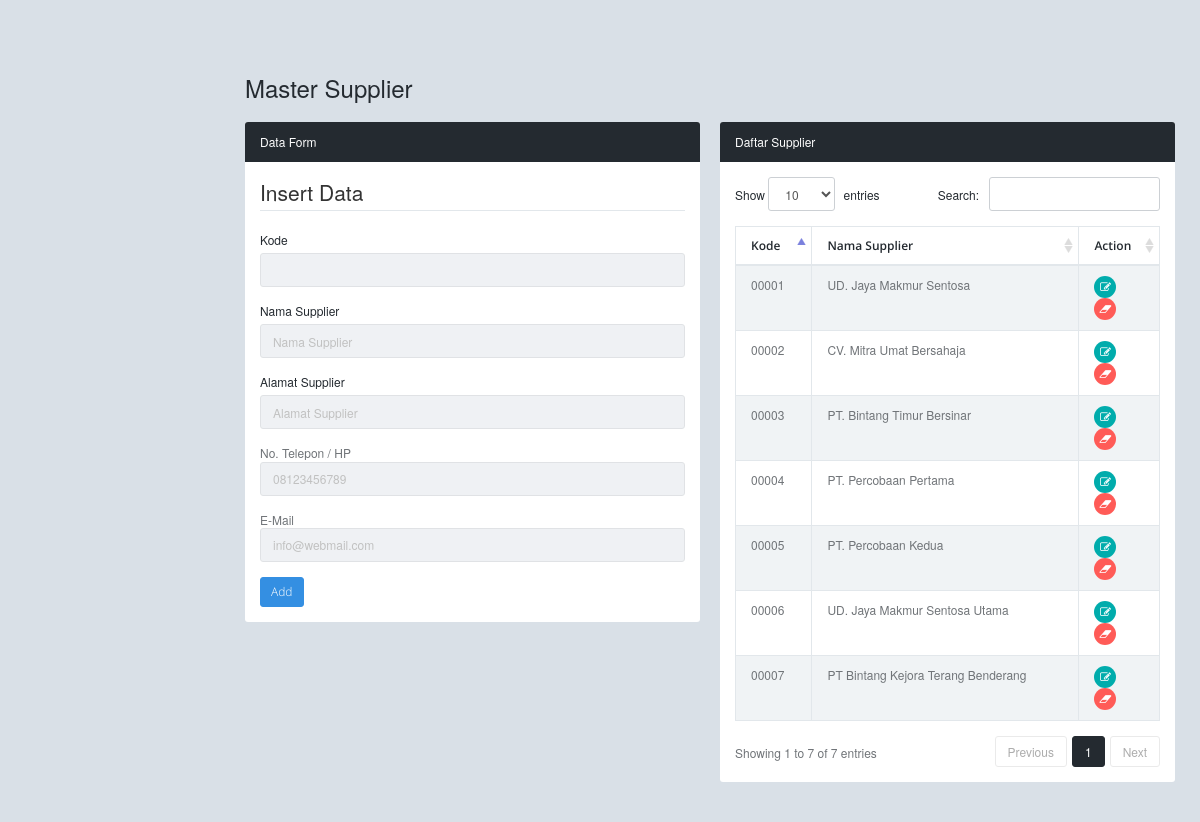
The app's page /index.php/master/mst_supplier with its own data.
### tables this page shows
CREATE TABLE `supplier` (
  `ID` bigint(20) NOT NULL AUTO_INCREMENT,
  `Kode` char(5) DEFAULT NULL,
  `Keterangan` varchar(100) DEFAULT NULL,
  PRIMARY KEY (`ID`)
);

### application/controllers/master/mst_supplier.php (called while the page is built, shortened)
<?php
class mst_supplier extends CI_Controller {
	public function __construct(){
		$this->load->model('m_mstsupplier','m_mstsupplier');
	}
	public function index(){
		$this->load->view('master/mstsupplier/mst_supplier');
	}
}

### index.php (called while the page is built, shortened)
<?php
require_once BASEPATH.'core/CodeIgniter.php';

### application/views/master/mstsupplier/mst_supplier.php (the view, shortened to what this page needs)
<!DOCTYPE html>
<html lang="en">
<?php $this->load->view('head_tag'); ?>
<body>
	<div id="page-container" class="fade page-sidebar-fixed page-header-fixed">
		<div id="content" class="content">
	 		<h1 class="page-header">Master Supplier</h1>
			<div class="row">
			    <div class="col-md-6">
                    <div class="panel panel-inverse" data-sortable-id="form-stuff-3">
                        <div class="panel-heading">
                        	<h4 class="panel-title">Data Form</h4>
                        </div>
                        <div class="panel-body">
                            <form action="#" method="POST" id="mst_supplier">
                                <fieldset>
                                    <legend id="form_title">Insert Data</legend>
                                    <div class="form-group">
                                        <label for="Kode">Kode</label>
                                        <input type="text" class="form-control" id="cKode" name="cKode" readonly="" />
                                    </div>
                                    <div class="form-group">
                                        <label for="NamaSupplier">Nama Supplier</label>
                                        <input type="text" class="form-control" id="cNamaSupplier" name="cNamaSupplier" readonly="" placeholder="Nama Supplier" />
                                    </div>
                                    <div class="form-group">
                                        <label>Alamat Supplier</label>
                                        <input type="text" class="form-control" id="cAlamatSupplier" name="cAlamatSupplier" readonly="" placeholder="Alamat Supplier" />
                                    </div>
                                    <div class="form-group">
                                        <labe>No. Telepon / HP</label>
                                        <input type="text" class="form-control" id="cNoTelp" name="cNoTelp" readonly="" placeholder="08123456789" />
                                    </div>
                                    <div class="form-group">
                                        <labe>E-Mail</label>
                                        <input type="email" class="form-control" id="cEmail" name="cEmail" readonly="" placeholder="info@webmail.com" />
                                    </div>
                                    <button  type="button" id="cmdAdd" onclick="add()" class="btn btn-sm btn-primary">Add</button>
                                </fieldset>
                            </form>
                        </div>
                    </div>
                </div>
                <div class="col-md-6">
                    <div class="panel panel-inverse" data-sortable-id="form-stuff-3">
                        <div class="panel-heading">
                        	<h4 class="panel-title">Daftar Supplier</h4>
                        </div>
                        <div class="panel-body">
                            <div class="table-responsive">
					            <table id="data-table" class="table table-striped table-bordered">
					                <thead>
					                    <tr>
					                        <th>Kode</th>
					                        <th>Nama Supplier</th>
					                        <th>Action</th>
					                    </tr>
					                </thead>
					                <tbody>
					                    <?php
					                        $cQuery     = "SELECT * FROM supplier" ;
					                        $dbData     = $this->db->query($cQuery) ;
					                        foreach ($dbData->result_array() as $dbRow){
					                    ?>
					                                <tr class="odd gradeX">
					                                    <td class="Kode" data-name="Kode"><?php echo $dbRow['Kode'] ;?></td>
					                                    <td data-name="Keterangan"><?php echo $dbRow['Keterangan'] ;?></td>
					                                    <td>
					                                        <?php
					                                            $cKode = $dbRow['Kode'];
					                                            echo '<a class = "btn btn-success btn-icon btn-circle btn-sm cmdEdit"
					                                                     id = "cmdEdit"
					                                                     onclick ="EditData(`'.$cKode.'`)"
					                                                     href ="javascript:void(0)"  >
					                                                     <i class="fa fa-edit (alias)"></i>
					                                                  </a>';
					                                            echo '<a class="btn btn-danger btn-icon btn-circle btn-sm cmdDelete"
					                                                     id="cmdDelete"
					                                                     onclick="DeleteData(`'.$cKode.'`)"
					                                                     name="cmdDelete"
					                                                     href="javascript:void(0)"  >
					                                                     <i class="fa fa-eraser"></i>
					                                                  </a>';
					                                        ?>
					                                    </td>
					                                </tr>
					                            <?php
					                        }
					                    ?>
					                </tbody>
					            </table>
					        </div>
                        </div>
                    </div>
                </div>
			</div>
		</div>
	</div>
</body>
</html>

### application/views/head_tag.php (shortened to what this page needs)
<head>
	<link href="<?php echo base_url('assets/css/font-open-sans.css') ;?>" rel="stylesheet">
	<link href="<?php echo base_url('assets/css/bootstrap.min.css') ;?>" rel="stylesheet" type="text/css" />
	<link href="<?php echo base_url('assets/plugins/jquery-ui/themes/base/minified/jquery-ui.min.css') ;?>" rel="stylesheet" />
	<link href="<?php echo base_url('assets/plugins/bootstrap/css/bootstrap.min.css') ;?>" rel="stylesheet" />
	<link href="<?php echo base_url('assets/plugins/font-awesome/css/font-awesome.min.css') ;?>" rel="stylesheet" />
	<link href="<?php echo base_url('assets/css/animate.min.css') ;?>" rel="stylesheet" />
	<link href="<?php echo base_url('assets/css/style.min.css') ;?>" rel="stylesheet" />
	<link href="<?php echo base_url('assets/css/style-responsive.min.css') ;?>" rel="stylesheet" />
	<link href="<?php echo base_url('assets/css/theme/default.css') ;?>" rel="stylesheet" id="theme" />
	<link href="<?php echo base_url('assets/css/common.css') ;?>" rel="stylesheet"/>
	<link href="<?php echo base_url('assets/plugins/bootstrap-datepicker/css/datepicker.css') ;?>" rel="stylesheet" />
	<link href="<?php echo base_url('assets/plugins/bootstrap-datepicker/css/datepicker3.css') ;?>" rel="stylesheet" />
	<link href="<?php echo base_url('assets/plugins/ionRangeSlider/css/ion.rangeSlider.css') ;?>" rel="stylesheet" />
	<link href="<?php echo base_url('assets/plugins/ionRangeSlider/css/ion.rangeSlider.skinNice.css') ;?>" rel="stylesheet" />
	<link href="<?php echo base_url('assets/plugins/bootstrap-colorpicker/css/bootstrap-colorpicker.min.css') ;?>" rel="stylesheet" />
	<link href="<?php echo base_url('assets/plugins/bootstrap-timepicker/css/bootstrap-timepicker.min.css') ;?>" rel="stylesheet" />
	<link href="<?php echo base_url('assets/plugins/password-indicator/css/password-indicator.css') ;?>" rel="stylesheet" />
	<link href="<?php echo base_url('assets/plugins/bootstrap-combobox/css/bootstrap-combobox.css') ;?>" rel="stylesheet" />
	<link href="<?php echo base_url('assets/plugins/bootstrap-select/bootstrap-select.min.css') ;?>" rel="stylesheet" />
	<link href="<?php echo base_url('assets/plugins/bootstrap-tagsinput/bootstrap-tagsinput.css') ;?>" rel="stylesheet" />
	<link href="<?php echo base_url('assets/plugins/jquery-tag-it/css/jquery.tagit.css') ;?>" rel="stylesheet" />
    <link href="<?php echo base_url('assets/plugins/bootstrap-daterangepicker/daterangepicker-bs3.css') ;?>" rel="stylesheet" />
    <link href="<?php echo base_url('assets/plugins/select2/dist/css/select2.min.css') ;?>" rel="stylesheet" />
	<link href="<?php echo base_url('assets/plugins/DataTables/css/data-table.css') ;?>" rel="stylesheet" />
	<link href="<?php echo base_url('assets/plugins/jquery-jvectormap/jquery-jvectormap-1.2.2.css') ;?>" rel="stylesheet" />
	<link href="<?php echo base_url('assets/plugins/bootstrap-calendar/css/bootstrap_calendar.css') ;?>" rel="stylesheet" />
	<link href="<?php echo base_url('assets/plugins/gritter/css/jquery.gritter.css') ;?>" rel="stylesheet" />
	<link href="<?php echo base_url('assets/plugins/morris/morris.css') ;?>" rel="stylesheet" />
	<link href="<?php echo base_url('assets/plugins/bootstrap-wizard/css/bwizard.min.css') ;?>" rel="stylesheet" />
	<link href="<?php echo base_url('assets/plugins/parsley/src/parsley.css') ;?>" rel="stylesheet" />
	<link href="<?php echo base_url('assets/plugins/isotope/isotope.css');?>" rel="stylesheet" />
  	<link href="<?php echo base_url('assets/plugins/lightbox/css/lightbox.css');?>" rel="stylesheet" />
  	<link href="<?php echo base_url('assets/plugins/simple-line-icons/simple-line-icons.css');?>" rel="stylesheet" />
  	<link href="<?php echo base_url('assets/plugins/fullcalendar/fullcalendar/fullcalendar.css');?>" rel="stylesheet" />
</head>

### records on screen
supplier: Kode "00001", Keterangan "UD. Jaya Makmur Sentosa"
supplier: Kode "00002", Keterangan "CV. Mitra Umat Bersahaja"
supplier: Kode "00003", Keterangan "PT. Bintang Timur Bersinar"
supplier: Kode "00007", Keterangan "PT Bintang Kejora Terang Benderang"
supplier: Kode "00006", Keterangan "UD. Jaya Makmur Sentosa Utama"
supplier: Kode "00004", Keterangan "PT. Percobaan Pertama"
supplier: Kode "00005", Keterangan "PT. Percobaan Kedua"
